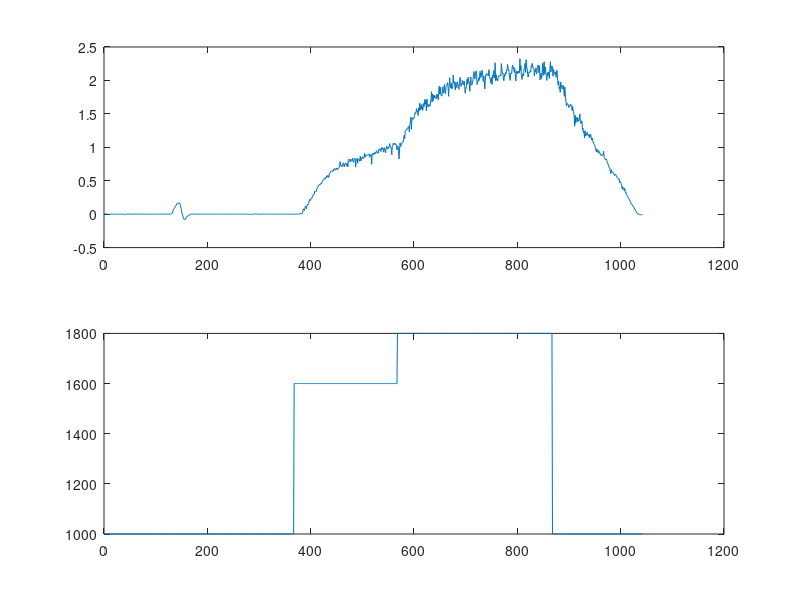

MATLAB code for this plot:
%% DAC data

dac=[1000.0

1000.0

1000.0

1000.0

1000.0

1000.0

1000.0

1000.0

1000.0

1000.0

1000.0

1000.0

1000.0

1000.0

1000.0

1000.0

1000.0

1000.0

1000.0

1000.0

1000.0

1000.0

1000.0

1000.0

1000.0

1000.0

1000.0

1000.0

1000.0

1000.0

1000.0

1000.0

1000.0

1000.0

1000.0

1000.0

1000.0

1000.0

1000.0

1000.0

1000.0

1000.0

1000.0

1000.0

1000.0

1000.0

1000.0

1000.0

1000.0

1000.0

1000.0

1000.0

1000.0

1000.0

1000.0

1000.0

1000.0

1000.0

1000.0

1000.0

1000.0

1000.0

1000.0

1000.0

1000.0

1000.0

1000.0

1000.0

1000.0

1000.0

1000.0

1000.0

1000.0

1000.0

1000.0

1000.0

1000.0

1000.0

1000.0

1000.0

1000.0

1000.0

1000.0

1000.0

1000.0

1000.0

1000.0

1000.0

1000.0

1000.0

1000.0

1000.0

1000.0

1000.0

1000.0

1000.0

1000.0

1000.0

1000.0

1000.0

1000.0

1000.0

1000.0

1000.0

1000.0

1000.0

1000.0

1000.0

1000.0

1000.0

1000.0

1000.0

1000.0

1000.0

1000.0

1000.0

1000.0

1000.0

1000.0

1000.0

1000.0

1000.0

1000.0

1000.0

1000.0

1000.0

1000.0

1000.0

1000.0

1000.0

1000.0

1000.0

1000.0

1000.0

1000.0

1000.0

1000.0

1000.0

1000.0

1000.0

1000.0

1000.0

1000.0

1000.0

1000.0

1000.0

1000.0

1000.0

1000.0

1000.0

1000.0

1000.0

1000.0

1000.0

1000.0

1000.0

1000.0

1000.0

1000.0

1000.0

1000.0

1000.0

1000.0

1000.0

1000.0

1000.0

1000.0

1000.0

1000.0

1000.0

1000.0

1000.0

1000.0

1000.0

1000.0

1000.0

1000.0

1000.0

1000.0

1000.0

1000.0

1000.0

1000.0

1000.0

1000.0

1000.0

1000.0

1000.0

1000.0

1000.0

1000.0

1000.0

1000.0

1000.0

1000.0

1000.0

1000.0

1000.0

1000.0

1000.0

1000.0

1000.0

1000.0

1000.0

1000.0

1000.0

1000.0

1000.0

1000.0

1000.0

1000.0

1000.0

1000.0

1000.0

1000.0

1000.0

1000.0

1000.0

1000.0

1000.0

1000.0

1000.0

1000.0

1000.0

1000.0

1000.0

1000.0

1000.0

1000.0

1000.0

1000.0

1000.0

1000.0

1000.0

1000.0

1000.0

1000.0

1000.0

1000.0

1000.0

1000.0

1000.0

1000.0

1000.0

1000.0

1000.0

1000.0

1000.0

1000.0

1000.0

1000.0

1000.0

1000.0

1000.0

1000.0

1000.0

1000.0

1000.0

1000.0

1000.0

1000.0

1000.0

1000.0

1000.0

1000.0

1000.0

1000.0

1000.0

1000.0

1000.0

1000.0

1000.0

1000.0

1000.0

1000.0

1000.0

1000.0

1000.0

1000.0

1000.0

1000.0

1000.0

1000.0

1000.0

1000.0

1000.0

1000.0

1000.0

1000.0

1000.0

1000.0

1000.0

1000.0

1000.0

1000.0

1000.0

1000.0

1000.0

1000.0

1000.0

1000.0

1000.0

1000.0

1000.0

1000.0

1000.0

1000.0

1000.0

1000.0

1000.0

1000.0

1000.0

1000.0

1000.0

1000.0

1000.0

1000.0

1000.0

1000.0

1000.0

1000.0

1000.0

1000.0

1000.0

1000.0

1000.0

1000.0

1000.0

1000.0

1000.0

1000.0

1000.0

1000.0

1000.0

1000.0

1000.0

1000.0

1000.0

1000.0

1000.0

1000.0

1000.0

1000.0

1000.0

1000.0

1000.0

1000.0

1000.0

1000.0

1000.0

1000.0

1000.0

1000.0

1000.0

1000.0

1000.0

1000.0

1000.0

1000.0

1000.0

1000.0

1000.0

1000.0

1000.0

1000.0

1000.0

1000.0

1600.0

1600.0

1600.0

1600.0

1600.0

1600.0

1600.0

1600.0

1600.0

1600.0

1600.0

1600.0

1600.0

1600.0

1600.0

1600.0

1600.0

1600.0

1600.0

1600.0

1600.0

1600.0

1600.0

1600.0

1600.0

1600.0

1600.0

1600.0

1600.0

1600.0

1600.0

1600.0

1600.0

1600.0

1600.0

1600.0

1600.0

1600.0

1600.0

1600.0

1600.0

1600.0

1600.0

1600.0

1600.0

1600.0

1600.0

1600.0

1600.0

1600.0

1600.0

1600.0

1600.0

1600.0

1600.0

1600.0

1600.0

1600.0

1600.0

1600.0

1600.0

1600.0

1600.0

1600.0

1600.0

1600.0

1600.0

1600.0

1600.0

1600.0

1600.0

1600.0

1600.0

1600.0

1600.0

1600.0

1600.0

1600.0

1600.0

1600.0

1600.0

1600.0

1600.0

1600.0

1600.0

1600.0

1600.0

1600.0

1600.0

1600.0

1600.0

1600.0

1600.0

1600.0

1600.0

1600.0

1600.0

1600.0

1600.0

1600.0

1600.0

1600.0

1600.0

1600.0

1600.0

1600.0

1600.0

1600.0

1600.0

1600.0

1600.0

1600.0

1600.0

1600.0

1600.0

1600.0

1600.0

1600.0

1600.0

1600.0

1600.0

1600.0

1600.0

1600.0

1600.0

1600.0

1600.0

1600.0

1600.0

1600.0

1600.0

1600.0

1600.0

1600.0

1600.0

1600.0

1600.0

1600.0

1600.0

1600.0

1600.0

1600.0

1600.0

1600.0

1600.0

1600.0

1600.0

1600.0

1600.0

1600.0

1600.0

1600.0

1600.0

1600.0

1600.0

1600.0

1600.0

1600.0

1600.0

1600.0

1600.0

1600.0

1600.0

1600.0

1600.0

1600.0

1600.0

1600.0

1600.0

1600.0

1600.0

1600.0

1600.0

1600.0

1600.0

1600.0

1600.0

1600.0

1600.0

1600.0

1600.0

1600.0

1600.0

1600.0

1600.0

1600.0

1600.0

1600.0

1600.0

1600.0

1600.0

1600.0

1600.0

1600.0

1600.0

1600.0

1600.0

1600.0

1600.0

1600.0

1800.0

1800.0

1800.0

1800.0

1800.0

1800.0

1800.0

1800.0

1800.0

1800.0

1800.0

1800.0

1800.0

1800.0

1800.0

1800.0

1800.0

1800.0

1800.0

1800.0

1800.0

1800.0

1800.0

1800.0

1800.0

1800.0

1800.0

1800.0

1800.0

1800.0

1800.0

1800.0

1800.0

1800.0

1800.0

1800.0

1800.0

1800.0

1800.0

1800.0

1800.0

1800.0

1800.0

1800.0

1800.0

1800.0

1800.0

1800.0

1800.0

1800.0

1800.0

1800.0

1800.0

1800.0

1800.0

1800.0

1800.0

1800.0

1800.0

1800.0

1800.0

1800.0

1800.0

1800.0

1800.0

1800.0

1800.0

1800.0

1800.0

1800.0

1800.0

1800.0

1800.0

1800.0

1800.0

1800.0

1800.0

1800.0

1800.0

1800.0

1800.0

1800.0

1800.0

1800.0

1800.0

1800.0

1800.0

1800.0

1800.0

1800.0

1800.0

1800.0

1800.0

1800.0

1800.0

1800.0

1800.0

1800.0

1800.0

1800.0

1800.0

1800.0

1800.0

1800.0

1800.0

1800.0

1800.0

1800.0

1800.0

1800.0

1800.0

1800.0

1800.0

1800.0

1800.0

1800.0

1800.0

1800.0

1800.0

1800.0

1800.0

1800.0

1800.0

1800.0

1800.0

1800.0

1800.0

1800.0

1800.0

1800.0

1800.0

1800.0

1800.0

1800.0

1800.0

1800.0

1800.0

1800.0

1800.0

1800.0

1800.0

1800.0

1800.0

1800.0

1800.0

1800.0

1800.0

1800.0

1800.0

1800.0

1800.0

1800.0

1800.0

1800.0

1800.0

1800.0

1800.0

1800.0

1800.0

1800.0

1800.0

1800.0

1800.0

1800.0

1800.0

1800.0

1800.0

1800.0

1800.0

1800.0

1800.0

1800.0

1800.0

1800.0

1800.0

1800.0

1800.0

1800.0

1800.0

1800.0

1800.0

1800.0

1800.0

1800.0

1800.0

1800.0

1800.0

1800.0

1800.0

1800.0

1800.0

1800.0

1800.0

1800.0

1800.0

1800.0

1800.0

1800.0

1800.0

1800.0

1800.0

1800.0

1800.0

1800.0

1800.0

1800.0

1800.0

1800.0

1800.0

1800.0

1800.0

1800.0

1800.0

1800.0

1800.0

1800.0

1800.0

1800.0

1800.0

1800.0

1800.0

1800.0

1800.0

1800.0

1800.0

1800.0

1800.0

1800.0

1800.0

1800.0

1800.0

1800.0

1800.0

1800.0

1800.0

1800.0

1800.0

1800.0

1800.0

1800.0

1800.0

1800.0

1800.0

1800.0

1800.0

1800.0

1800.0

1800.0

1800.0

1800.0

1800.0

1800.0

1800.0

1800.0

1800.0

1800.0

1800.0

1800.0

1800.0

1800.0

1800.0

1800.0

1800.0

1800.0

1800.0

1800.0

1800.0

1800.0

1800.0

1800.0

1800.0

1800.0

1800.0

1800.0

1800.0

1800.0

1800.0

1800.0

1800.0

1800.0

1800.0

1800.0

1800.0

1800.0

1800.0

1800.0

1800.0

1800.0

1800.0

1800.0

1800.0

1800.0

1800.0

1800.0

1800.0

1800.0

1800.0

1800.0

1800.0

1800.0

1000.0

1000.0

1000.0

1000.0

1000.0

1000.0

1000.0

1000.0

1000.0

1000.0

1000.0

1000.0

1000.0

1000.0

1000.0

1000.0

1000.0

1000.0

1000.0

1000.0

1000.0

1000.0

1000.0

1000.0

1000.0

1000.0

1000.0

1000.0

1000.0

1000.0

1000.0

1000.0

1000.0

1000.0

1000.0

1000.0

1000.0

1000.0

1000.0

1000.0

1000.0

1000.0

1000.0

1000.0

1000.0

1000.0

1000.0

1000.0

1000.0

1000.0

1000.0

1000.0

1000.0

1000.0

1000.0

1000.0

1000.0

1000.0

1000.0

1000.0

1000.0

1000.0

1000.0

1000.0

1000.0

1000.0

1000.0

1000.0

1000.0

1000.0

1000.0

1000.0

1000.0

1000.0

1000.0

1000.0

1000.0

1000.0

1000.0

1000.0

1000.0

1000.0

1000.0

1000.0

1000.0

1000.0

1000.0

1000.0

1000.0

1000.0

1000.0

1000.0

1000.0

1000.0

1000.0

1000.0

1000.0

1000.0

1000.0

1000.0

1000.0

1000.0

1000.0

1000.0

1000.0

1000.0

1000.0

1000.0

1000.0

1000.0

1000.0

1000.0

1000.0

1000.0

1000.0

1000.0

1000.0

1000.0

1000.0

1000.0

1000.0

1000.0

1000.0

1000.0

1000.0

1000.0

1000.0

1000.0

1000.0

1000.0

1000.0

1000.0

1000.0

1000.0

1000.0

1000.0

1000.0

1000.0

1000.0

1000.0

1000.0

1000.0

1000.0

1000.0

1000.0

1000.0

1000.0

1000.0

1000.0

1000.0

1000.0

1000.0

1000.0

1000.0

1000.0

1000.0

1000.0

1000.0

1000.0

1000.0

1000.0

1000.0

1000.0

1000.0

1000.0

1000.0

1000.0

1000.0

1000.0

1000.0

1000.0

1000.0

1000.0

1000.0

1000.0
];


%% Va data

va=[0.00498700002208

0.00498700002208

0.00498700002208

0.00498700002208

0.00249350001104

0.00249350001104

-0.00249350001104

-0.00249350001104

-0.00249350001104

-0.00249350001104

0.0

0.0

0.0

0.00249350001104

-0.00249350001104

0.0

-0.00249350001104

-0.00249350001104

0.0

-0.00249350001104

-0.00249350001104

0.0

0.0

-0.00249350001104

0.0

0.0

0.0

-0.00249350001104

0.0

0.0

0.0

0.00249350001104

0.0

0.0

0.0

0.0

-0.00249350001104

0.0

-0.00249350001104

-0.00498700002208

-0.00748050026596

-0.00498700002208

-0.00249350001104

-0.00249350001104

0.00498700002208

0.00498700002208

0.00249350001104

0.00498700002208

0.00249350001104

0.0

-0.00249350001104

-0.00249350001104

-0.00249350001104

0.00249350001104

0.00249350001104

0.0

0.0

0.0

0.0

0.0

0.00249350001104

0.0

-0.00249350001104

0.0

0.0

0.0

0.00249350001104

0.0

0.0

0.0

0.0

0.0

0.0

0.00249350001104

0.0

0.00249350001104

0.0

-0.00249350001104

-0.00249350001104

-0.00249350001104

0.0

0.0

0.0

0.0

0.0

0.0

0.0

0.0

0.0

0.0

0.0

0.0

0.0

0.0

0.0

0.0

0.00249350001104

0.0

0.0

0.0

0.0

0.0

0.0

-0.00249350001104

0.0

0.0

0.0

0.0

0.0

0.0

0.00249350001104

0.0

0.0

0.0

0.0

0.0

0.0

0.0

0.0

0.0

0.0

0.0

0.0

0.0

0.0

0.0

0.0

0.0

0.00249350001104

0.00498700002208

0.00748049980029

0.0124674998224

0.0324155017734

0.0548570007086

0.0723114982247

0.0872725024819

0.099739998579

0.109714001417

0.129662007093

0.137142494321

0.154596999288

0.159584000707

0.162077501416

0.164571002126

0.169558003545

0.167064502835

0.152103498578

0.124674998224

0.0897659957409

0.0573505014181

0.0124674998224

-0.00997400004417

-0.0349089987576

-0.0598440021276

-0.0797920003533

-0.0822855010629

-0.0822855010629

-0.0698180049658

-0.04737649858

-0.0448830015957

-0.0374024994671

-0.0274285003543

-0.0199480000883

-0.0224414989352

-0.0124674998224

-0.00498700002208

-0.00498700002208

0.0

0.00249350001104

0.00249350001104

0.00249350001104

0.00498700002208

0.00249350001104

0.0

0.0

0.0

0.0

0.0

-0.00249350001104

0.0

0.0

0.0

0.0

0.00249350001104

0.0

0.0

0.0

0.0

0.0

0.0

0.0

0.0

0.0

0.0

0.0

0.0

0.0

0.0

0.0

0.0

0.0

0.0

0.0

0.0

0.0

0.0

0.0

0.0

0.0

0.0

0.0

0.0

0.0

0.0

0.0

0.0

0.0

0.0

0.0

0.0

0.0

0.0

0.0

0.0

0.0

0.0

0.0

0.0

0.0

0.0

0.0

0.0

0.0

0.0

0.0

0.0

0.0

0.0

0.0

0.0

0.0

0.0

0.0

0.0

0.0

0.0

0.0

0.0

0.0

0.0

0.0

0.0

0.0

0.0

0.0

0.0

0.0

0.0

0.0

0.0

0.0

0.0

0.0

0.0

0.0

0.0

0.0

0.0

0.0

0.0

0.0

0.0

0.0

0.00249350001104

0.0

0.0

0.0

0.0

0.0

0.0

-0.00498700002208

-0.00249350001104

-0.00498700002208

-0.00498700002208

0.0

-0.00498700002208

-0.00748050026596

-0.00748050026596

0.0

0.0

0.00249350001104

0.00249350001104

0.00498700002208

0.00249350001104

0.00249350001104

0.00249350001104

0.00249350001104

0.00249350001104

0.0

-0.00249350001104

-0.00249350001104

0.0

0.0

0.0

0.00249350001104

0.0

0.0

0.0

0.0

0.0

0.0

0.0

0.0

0.0

0.0

0.0

0.0

0.0

0.0

0.0

0.0

0.0

0.0

0.0

0.0

0.0

0.0

0.0

0.0

0.0

0.0

0.0

0.0

0.0

0.0

0.0

0.0

0.0

0.0

0.0

0.0

0.0

0.0

0.0

0.0

0.0

0.00249350001104

0.0

0.0

0.0

0.0

0.0

0.0

0.0

0.0

0.0

0.0

0.0

0.0

0.0

-0.00249350001104

0.0

0.0

0.0

0.0

0.0

0.0

0.0

0.0

0.0

0.0

0.0

0.0

0.0

0.0

0.0

0.0

0.0

0.00249350001104

0.0124674998224

0.00748049980029

0.00997400004417

0.00498700002208

0.0199480000883

0.04737649858

0.0797920003533

0.0573505014181

0.0548570007086

0.09475299716

0.124675005674

0.114701002836

0.0797920003533

0.132155507803

0.149609997869

0.13963599503

0.154596999288

0.194492995739

0.219428002834

0.204466998577

0.209453999996

0.241869494319

0.241869494319

0.246856495738

0.269297987223

0.294232994318

0.294232994318

0.299219995737

0.344103008509

0.33911600709

0.33662250638

0.341609507799

0.37651848793

0.401453495026

0.401453495026

0.43137550354

0.43137550354

0.446336507797

0.438856005669

0.453817009926

0.463791012764

0.456310510635

0.478752017021

0.493712991476

0.513661026955

0.51116746664

0.523635029793

0.543582975864

0.528622031212

0.546076476574

0.543582975864

0.573504984379

0.551063477993

0.578491985798

0.575998485088

0.548570036888

0.605920493603

0.605920493603

0.628361999989

0.640829503536

0.643323004246

0.645816504955

0.640829503536

0.653297007084

0.643323004246

0.680725514889

0.678232014179

0.668258011341

0.658284008503

0.683219015598

0.690699517727

0.665764510632

0.683219015598

0.678232014179

0.693193018436

0.698180019855

0.715634524822

0.787945985794

0.730595469475

0.715634524822

0.725608468056

0.710647523403

0.733088970184

0.767997980118

0.743062973022

0.710647523403

0.750543475151

0.75553047657

0.763010978699

0.718128025532

0.725608468056

0.765504479408

0.708153963089

0.80789399147

0.822854995728

0.802906990051

0.782958984375

0.785452485085

0.820361495018

0.800413489342

0.790439486504

0.840309500694

0.800413489342

0.775478482246

0.802906990051

0.827841997147

0.837815999985

0.70316696167

0.80789399147

0.80789399147

0.835322499275

0.763010978699

0.825348496437

0.820361495018

0.80789399147

0.792932987213

0.86524450779

0.795426487923

0.830335497856

0.837815999985

0.857764005661

0.835322499275

0.830335497856

0.842803001404

0.910127520561

0.847790002823

0.870231509209

0.887686014175

0.880205512047

0.877712011337

0.887686014175

0.892673015594

0.887686014175

0.900153517723

0.852777004242

0.875218510628

0.885192513466

0.892673015594

0.745556473732

0.905140519142

0.907634019852

0.907634019852

0.887686014175

0.91760802269

0.897660017014

0.925088524818

0.907634019852

0.937556028366

0.950023531914

0.91511452198

0.912621021271

0.912621021271

0.974958539009

0.962491035461

0.977451980114

0.96747803688

0.935062527657

0.989919483662

0.997400045395

0.967477977276

0.992413043976

0.927582025528

0.950023531914

0.992413043976

0.955010473728

0.91511452198

0.9724650383

1.01485443115

1.00238704681

0.977451980114

0.977451980114

1.00488042831

1.01485443115

1.0547504425

0.999893546104

1.00986754894

0.972464978695

0.890179514885

1.01236104965

1.03480255604

1.05973744392

1.03978943825

1.04228305817

1.06223106384

1.03978943825

1.03978943825

1.03729605675

0.957504034042

1.01734805107

1.00986754894

0.999893546104

0.825348496437

0.957504034042

1.06472444534

1.01236104965

1.02981555462

1.03729605675

1.0796854496

1.0796854496

1.0796854496

1.12706196308

1.17942547798

1.12955546379

1.24425649643

1.24924349785

1.25921750069

1.27417850494

1.27168500423

1.28415250778

1.30908751488

1.30908751488

1.22680199146

1.35397052765

1.3664380312

1.45121693611

1.26919150352

1.43874955177

1.43625593185

1.41630804539

1.44373655319

1.43625593185

1.45869755745

1.51854157448

1.50607395172

1.53100895882

1.5783854723

1.5260219574

1.54596996307

1.47615194321

1.59085297585

1.54347658157

1.66067099571

1.56093096733

1.58835947514

1.64321649075

1.56841146946

1.61578798294

1.55095696449

1.65568399429

1.60830748081

1.62576198578

1.71552801132

1.64570999146

1.70056700706

1.54596996307

1.72300851345

1.61329460144

1.61828148365

1.60082697868

1.64321649075

1.62576198578

1.61578798294

1.67563199997

1.72300851345

1.83022904396

1.67812550068

1.79781353474

1.69558000565

1.77537202835

1.73796951771

1.77537202835

1.74046301842

1.74794352055

1.72550201416

1.79532003403

1.7878395319

1.75043702126

1.70804750919

1.85516405106

1.91750144958

1.79282653332

1.90004706383

1.79282653332

1.77287852764

1.76539802551

1.89256644249

1.90254044533

1.81028103828

1.86513805389

1.93994295597

1.80778753757

1.80280053616

1.91002106667

1.92747545242

1.92996895313

1.96737146378

1.89506006241

1.76290440559

1.91251444817

2.03968286514

1.93246245384

1.89007306099

1.96238458157

1.87261843681

1.87760543823

1.92498207092

2.0795788765

1.96487796307

1.98233246803

1.91999495029

1.85765743256

1.96986496449

1.90503394604

1.89256644249

1.97983896732

1.94243657589

1.90752744675

1.86763143539

1.96737146378

2.04467010498

2.03220248222

1.91002106667

1.95739746094

1.94492995739

1.99978709221

1.95739746094

1.93495607376

1.98981297016

1.93246257305

1.80778753757

1.87511205673

1.88757944107

1.9748519659

2.0222287178

1.94243645668

2.0496571064

1.97485208511

1.97983908653

1.83770942688

1.95739746094

2.04965686798

1.92996907234

1.93495595455

1.95241045952

2.00726747513

2.06212472916

2.1319425106

2.077085495

2.02222847939

2.10700750351

2.14191651344

2.13443613052

1.93994295597

1.97983908653

1.97983908653

2.03968310356

1.99729347229

2.07459211349

2.13692951202

2.04217672348

2.06461811066

2.11199450493

2.1543841362

2.06212472916

1.98482596874

2.06711149216

1.99230647087

1.87261855602

1.99978709221

2.08456611633

2.08207273483

2.10202050209

2.077085495

2.07459211349

2.07209849358

2.16186451912

2.05713748932

2.03469610214

2.00726747513

1.95739746094

2.04217648506

1.93994307518

2.0795788765

2.03718948364

2.14690351486

2.077085495

2.03718948364

2.264097929

1.99480009079

2.08705949783

2.00477409363

2.0222287178

1.98981308937

2.0496571064

2.06960487366

2.06212472916

2.06960511208

2.0795788765

2.06960487366

2.25163030624

2.18181228638

2.09952688217

2.10950088501

2.0247220993

1.99480009079

2.08955287933

2.06212449074

2.11698150635

2.09454011917

2.15438389778

2.14440989494

2.24165630341

2.17682552338

2.17433190346

2.12446212769

2.0496571064

1.99978709221

2.09453988075

2.11199450493

2.09952688217

2.19427990913

2.22918891907

2.17433190346

2.19677352905

2.11947488785

2.17931890488

2.10202050209

1.99230647087

2.08955311775

2.13942289352

2.10202050209

2.1319425106

2.10950088501

2.14440989494

2.11448812485

2.32643556595

2.14939689636

2.21921491623

2.04467010498

2.01474809647

2.06212472916

2.10202050209

2.06711149216

2.16934490204

2.18929290771

2.25412392616

2.11947488785

2.31147432327

2.20176029205

2.17433190346

2.08955311775

2.0496571064

2.10700750351

2.12944889069

2.11448812485

2.14690351486

2.12944889069

2.22669553757

2.22420191765

2.25412392616

2.18679952621

2.19178628922

2.17931890488

2.06711149216

2.14939689636

2.1319425106

2.1843059063

2.09454011917

2.12446212769

2.19677352905

2.22918891907

2.21921491623

2.11199450493

2.21921491623

2.00726747513

2.08456611633

2.10700750351

2.0272154808

2.11448812485

2.25661754608

2.07459211349

2.21672153473

2.27905893326

2.09204649925

2.19926691055

2.10700750351

2.07459187508

1.99978709221

2.11698150635

2.06711149216

2.12695550919

2.09703350067

2.02970910072

2.16435790062

2.27905893326

2.12695550919

2.21173429489

2.1843059063

2.20674753189

2.06212472916

2.16685152054

2.12446212769

2.09204649925

2.11947488785

2.12695550919

2.04716348648

2.14690351486

2.14690351486

1.99729347229

1.92996907234

1.98731946945

1.87760543823

1.90503406525

1.82274842262

1.97734546661

1.90004706383

1.922488451

1.87012505531

1.91251444817

1.92498195171

1.84768354893

1.7629045248

1.90254044533

1.76789152622

1.69308650494

1.61828148365

1.65568399429

1.64321649075

1.65069699287

1.6058139801

1.59334647655

1.62576198578

1.61828148365

1.64321649075

1.63324248791

1.62825548649

1.54846346378

1.61080098152

1.55843746662

1.50856745243

1.47864556313

1.31656801701

1.47864556313

1.35895752907

1.43874955177

1.44622993469

1.38139903545

1.44373655319

1.39137303829

1.393866539

1.42129504681

1.4985935688

1.38389253616

1.35397052765

1.37890553474

1.39636003971

1.2617110014

1.28664600849

1.21433448792

1.24176299572

1.14202308655

1.24924349785

1.16945147514

1.17443847656

1.19937348366

1.22430849075

1.18690598011

1.17443847656

1.16695797443

1.19438648224

1.13952946663

1.18690598011

1.19189298153

1.14950346947

1.10711395741

1.13952946663

1.08716595173

1.08467245102

1.0547504425

1.03978955746

1.03230893612

0.994906544685

0.955010533333

0.932569026947

0.977452039719

0.947530031204

0.920101523399

0.950023531914

0.945036530495

0.910127520561

0.91760802269

0.885192513466

0.885192513466

0.875218510628

0.890179514885

0.880205512047

0.887686014175

0.942543029785

0.850283503532

0.842803001404

0.825348496437

0.81038749218

0.825348496437

0.805400490761

0.765504479408

0.767997980118

0.733088970184

0.723115026951

0.685712516308

0.683219015598

0.643323004246

0.608413994312

0.665764510632

0.633349001408

0.625868499279

0.62088149786

0.623374998569

0.600933492184

0.578491985798

0.593452990055

0.593452990055

0.585972487926

0.558543980122

0.553556978703

0.543582975864

0.53610253334

0.518648028374

0.528621971607

0.473765015602

0.488725990057

0.473765015602

0.453817009926

0.428882002831

0.374024987221

0.413920998573

0.374024987221

0.37901198864

0.354077011347

0.386492490768

0.324155002832

0.331635504961

0.296726495028

0.28425899148

0.266804486513

0.254337012768

0.249349996448

0.231895506382

0.211947500706

0.199479997158

0.177038505673

0.164571002126

0.152103498578

0.14212949574

0.134648993611

0.114701002836

0.109714001417

0.0922594964504

0.0772984996438

0.0648309960961

0.0498699992895

0.0374024994671

0.0249349996448

0.0149610005319

0.00997400004417

-0.00249350001104

-0.00249350001104

-0.00748050026596

-0.00498700002208

-0.00748049980029

-0.00997400004417

-0.00748049980029

-0.00498700002208

-0.00498700002208
];


%% Plot
    
figure(1)
subplot(2,1,1)
plot(va)
subplot(2,1,2)
plot(dac)